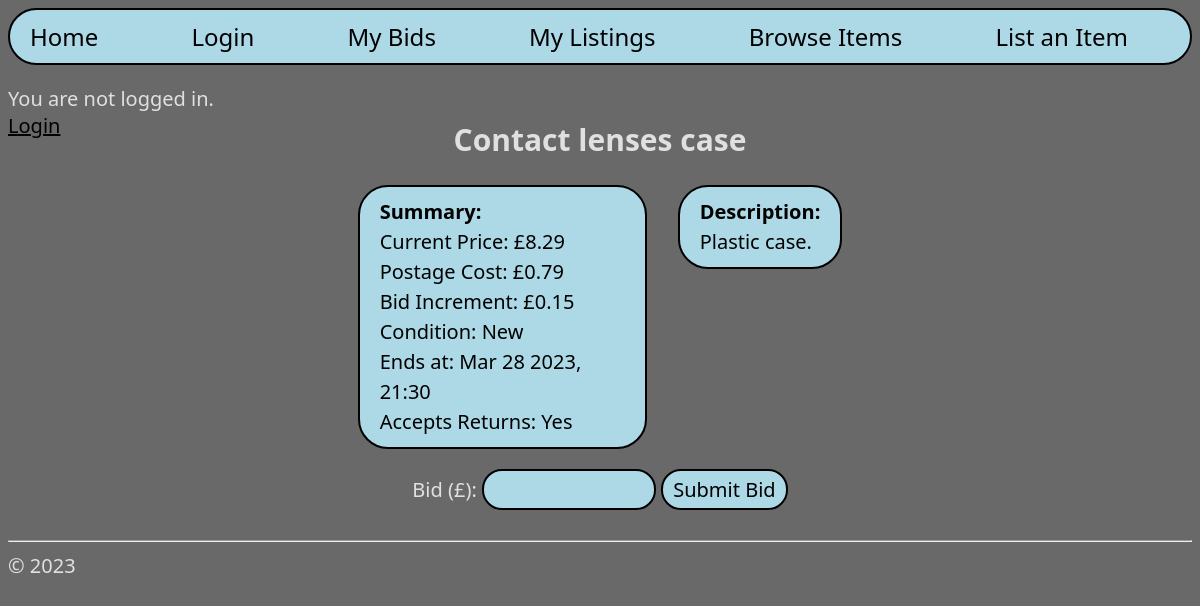
The app's page /browse/1/, older data.
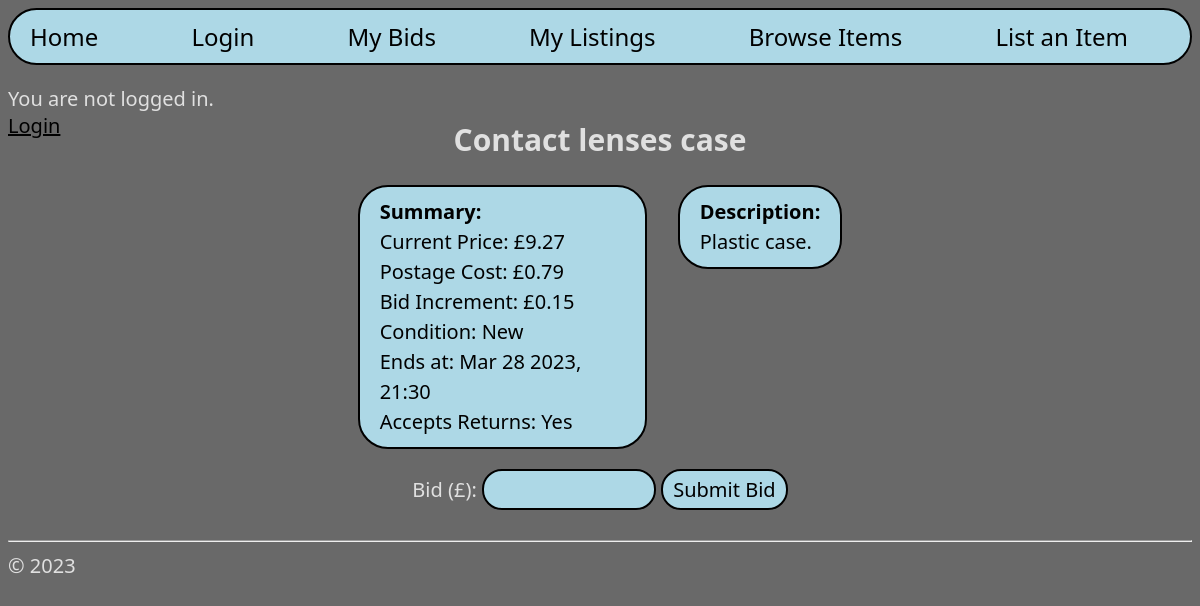
The same page, newer data.
### hello/models.py (models this page shows, shortened)
class Items(models.Model):
    name = models.CharField(max_length=50)
    price = models.DecimalField(decimal_places=2, max_digits=10)
    postageCost = models.DecimalField(decimal_places=2, max_digits=10)
    bidIncrement = models.DecimalField(decimal_places=2, max_digits=10)
    conditionChoices = [
        ("new", "New"),
        ("excellent", "Excellent"),
        ("good", "Good"),
        ("used", "Used"),
        ("refurbished", "Refurbished"),
        ("partsOnly", "Parts Only"),
    ]
    condition = models.CharField(max_length=20, choices=conditionChoices)
    endDateTime = models.DateTimeField()
    acceptReturns = models.BooleanField(default=False)
    description = models.TextField(max_length=1000)
    numBids = models.IntegerField(default=0)
    bidders = models.CharField(max_length=999999999, default='[]')
    sold = models.BooleanField(default=False)
    buyerId = models.ForeignKey(Accounts, to_field="id", on_delete=models.DO_NOTHING, related_name="bId", blank=True, null=True)
    sellerId = models.ForeignKey(Accounts, to_field="id", on_delete=models.DO_NOTHING, related_name="sId", blank=True, null=True)
    def getBidders(self):
        return json.loads(self.bidders)
    def setBidders(self, value):
        self.bidders = json.dumps(value)
    biddersProperty = property(getBidders, setBidders)

### hello/views.py (the view)
# urls.py: path("browse/<int:pk>/", views.itemDetail, name="itemDetail"),
def itemDetail(request, pk):
    username = getUsernameBalance(request)[0]
    balance = getUsernameBalance(request)[1]
    if request.method == "POST":
        bidForm = BidForm(request.POST)
        item = Items.objects.get(pk=pk)
        if request.user.is_authenticated:
            if bidForm.is_valid():
                bid = bidForm.cleaned_data["bid"]
                minPrice = item.price + item.bidIncrement
                if bid >= minPrice and balance >= bid:
                    item.price = bid
                    item.numBids += 1
                    item.buyerId = Accounts.objects.get(user__pk=request.user.pk)
                    bidders=item.getBidders()
                    bidders.append(username)
                    item.setBidders(bidders)
                    item.save()
                    message = "Bid Submitted."
                elif bid < minPrice:
                    message = "Could not submit bid: bid < £" + str(minPrice) + "."
                elif bid > balance:
                    message = "Could not submit bid: balance < bid."
                context={"bidForm": bidForm, "item": item, "username": username, "balance": str(balance), "message": message}
        else:
            return redirect("/login/")
    else:
        item = get_object_or_404(Items, pk=pk)
        bidForm = BidForm()
        context={"bidForm": bidForm, "item": item, "username": getUsernameBalance(request)[0], "balance": str(balance)}
    return render(request, "hello/itemDetail.html", context)

### hello/forms.py
class BidForm(forms.Form):
    bid = forms.DecimalField(label="Bid (£)", decimal_places=2, max_digits=10)

### hello/views.py (called while the page is built)
def getUsernameBalance(request):
    username = None
    balance = None
    if request.user.is_authenticated:
        username = request.user.username
        pK = request.user.pk
        balance = Accounts.objects.get(user__pk=pK).balance
    return (username, balance)

### hello/templates/hello/itemDetail.html (shortened to what this page needs)
{% extends "hello/layout.html" %}
{% block loggedInAs %}
    {% if username %}
    <p style="color: rgb(224, 224, 224)">
        Logged in as {{ username }}.
        <br>
        Balance: £{{balance}}
        <br>
        <a href="{% url 'logout' %}">Logout</a>
    </p>
    {% else %}
    <p style="color: rgb(224, 224, 224)">
        You are not logged in.
        <br>
        <a href="{% url 'login' %}">Login</a>
    </p>
    {% endif %}
{% endblock %}
{% block subheader %}
<h2 style="margin-top: -40px;">
  {{ item.name }}
</h2>
{% endblock %}
{% block content %}
<div class="leftContainer" style="max-width: 300px;">
  <p class="textBlock" style="max-width: 245px;">
    <strong>Summary:</strong><br>
    Current Price: £{{ item.price }}<br>
    Postage Cost: £{{ item.postageCost }}<br>
    Bid Increment: £{{ item.bidIncrement }}<br>
    Condition: {{ item.get_condition_display }}<br>
    Ends at: {{ item.endDateTime|date:"M d Y, H:i" }}<br>
    Accepts Returns: {% if item.acceptReturns %}Yes{% else %}No{% endif %}
  </p>
</div>
<div class="rightContainer" style="max-width: 50vw;">
  <p class="textBlock">
    <strong>Description:</strong><br>
    {{ item.description }}
  </p>
</div>
{% endblock %}
{% block additionalContent %}
<div class="centralContainer">
  <form method="POST" class="submitBid">
    {{ bidForm.as_p }}
    <button type="submit">Submit Bid</button>
  </form>
</div>
{% endblock %}

Row changes from the older to the newer data that the page shows:
changed Items "Contact lenses case": price "8.29" → "9.27"
